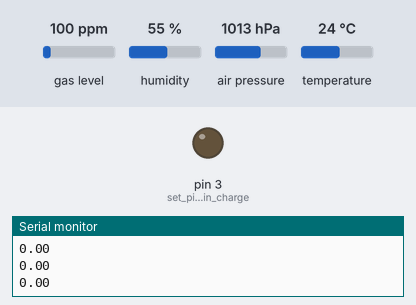
The sketch below on a simulated Arduino Uno, built with avr-gcc and run on an emulated ATmega328P. Shown: output pins drawn as LEDs (lit = HIGH), the last lines printed to the serial monitor. Inputs (shaded band) come from the test bench; at power-on: air pressure 1013 hPa, gas level 100 ppm, humidity 55 %, temperature 24 °C. At 7.9 s the program stops and its outputs stay as they are.

Above: at 3.7 s.
3.8 s: air pressure set to 1010 hPa
At 4.5 s:
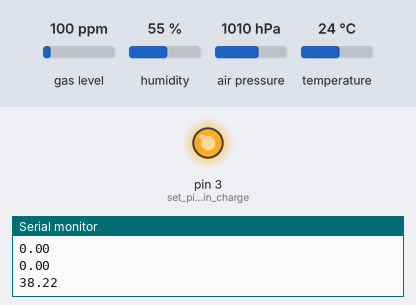
Timing chart, 0 to 9.4 s (numbered marks = the images above; inputs shaded):
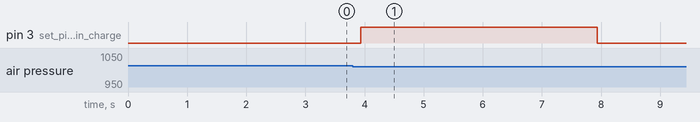

The sketch:

deployment_test.ino
```cpp
#include <Wire.h>
#include <SPI.h>
#include <Adafruit_Sensor.h>
#include "Adafruit_BMP3XX.h"

#define APOGEE 1                       // Test apogee
#define SEALEVELPRESSURE_HPA (109.25) // This needs to be set for the location and day

// Make two bmp objects of class Adafruit_BMP3XX
Adafruit_BMP3XX bmp1;

// Initialize altitude
static float offset, altitude;

void setup() {
  pinMode(3, OUTPUT);       // set pin 3 as main charge;
  digitalWrite(3, LOW);
  Serial.begin(115200);
  while (!Serial);

  Serial.println("Adafruit BMP1088");

  if (!bmp1.begin_I2C()) {   // hardware I2C mode, can pass in address & alt Wire
                            // uint8_t addr=BMP10XX_DEFAULT_ADDRESS, TwoWire *theWire=&Wire
    Serial.println("Could not find a valid BMP10 sensor, check wiring!");
    while (1);
  }

  // Set up oversampling and filter initialization
  bmp1.setTemperatureOversampling(BMP3_OVERSAMPLING_8X);
  bmp1.setPressureOversampling(BMP3_OVERSAMPLING_4X);
  bmp1.setIIRFilterCoeff(BMP3_IIR_FILTER_COEFF_3);
  bmp1.setOutputDataRate(BMP3_ODR_50_HZ);

  // let sensor setup
  delay(2000);

  // read out garbage
  altitude = bmp1.readAltitude(SEALEVELPRESSURE_HPA);
  delay(500);


  // set offset
  offset = bmp1.readAltitude(SEALEVELPRESSURE_HPA);

}

void loop() {
  if (! bmp1.performReading()) {
    Serial.println("Failed to perform reading for sensor1");
    return;
  }

  // read sensors
  altitude = (bmp1.readAltitude(SEALEVELPRESSURE_HPA) - offset);
 Serial.println(altitude);

  // compare with apogee
  if(altitude >= APOGEE){
      digitalWrite(3, HIGH);
      delay(4000);
      digitalWrite(3,LOW);
      while(1);
  }

  delay(100);
}
```

Measured:
- the behaviour switches between 1013 and 1012 hPa on air pressure (found by bisection; images 0 and 1)
- after the input at 3.8 s, pin 3 (set_pin_3_as_main_charge): LOW → HIGH after 0.14 s, → LOW 4.0 s later
